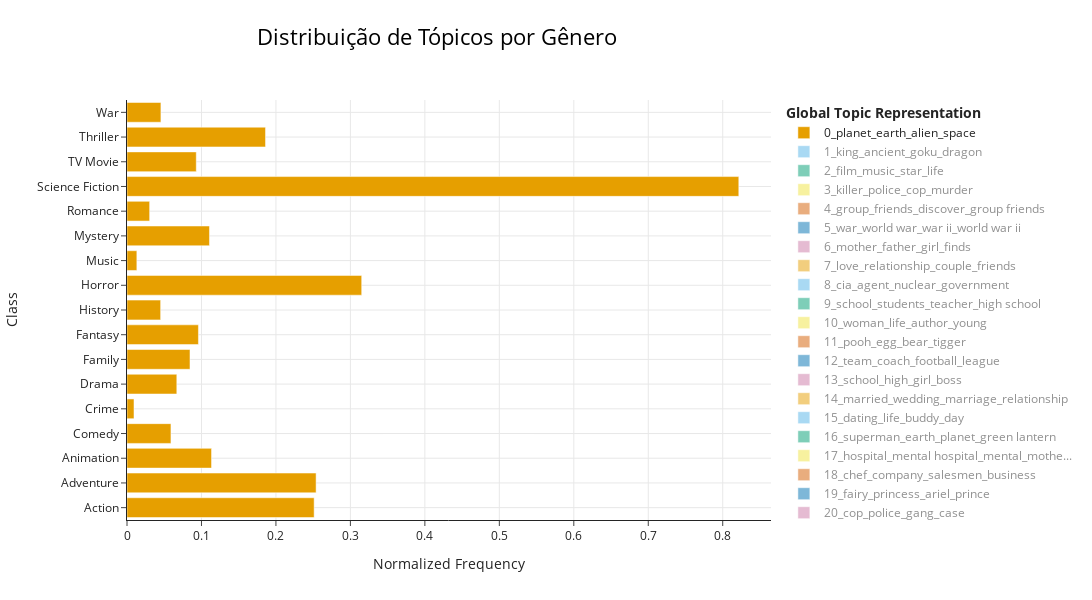

This figure's notebook cell:
### Code cell
from bertopic.plotting import visualize_topics_per_class


# obtaining topic information
topic_info = topic_model.get_topic_info()

#  mapping 
topic_name_map = dict(zip(topic_info['Topic'], topic_info['Name']))

# extracting words for each topic
def get_topic_words(topic):
    try:
        topic_words = topic_model.get_topic(topic)
        if isinstance(topic_words[0], tuple):
            return [word for word, _ in topic_words[:5]]
        else:
            return topic_words[:5]
    except:
        return ["N/A"]


# creating a dataframe for topics per class
data = []
for idx, (topic, genres) in enumerate(zip(topics, movies_overview['genres'])):
    for genre in genres:
        data.append({
            'Genre': genre,
            'Topic': topic,
            'Name': topic_name_map.get(topic, f"Topic_{topic}"),
            'Words': ", ".join(get_topic_words(topic))
        })

topics_per_class = pd.DataFrame(data)


# calculating frequencies of topics per genre
counts = topics_per_class.groupby(['Genre', 'Topic', 'Name', 'Words']).size().reset_index(name='Count')
genre_totals = counts.groupby('Genre')['Count'].sum()
counts['Frequency'] = counts.apply(lambda x: x['Count'] / genre_totals[x['Genre']], axis=1)


try:
    # default visualization
    fig = topic_model.visualize_topics_per_class(
        counts.rename(columns={'Genre': 'Class'}),
        top_n_topics=60,
        normalize_frequency=True,
        title='Distribuição de Tópicos por Gênero',
        height=600,
        width=1200
    )
    fig.show()
except Exception as e:
    print(f"Usando visualização alternativa devido a: {str(e)}")
    
    # workaround for the issue with the default visualization
    import plotly.express as px
    
    top_genres = counts.groupby('Genre')['Count'].sum().nlargest(15).index
    filtered = counts[counts['Genre'].isin(top_genres)]
    
    fig = px.bar(
        filtered.sort_values(['Genre', 'Frequency'], ascending=[True, False]),
        x='Genre',
        y='Frequency',
        color='Name',
        hover_data=['Words'],
        facet_row='Name',
        height=1200,
        title='Distribuição de Tópicos por Gênero (Top 15)'
    )
    fig.update_layout(showlegend=False)
    fig.show()
